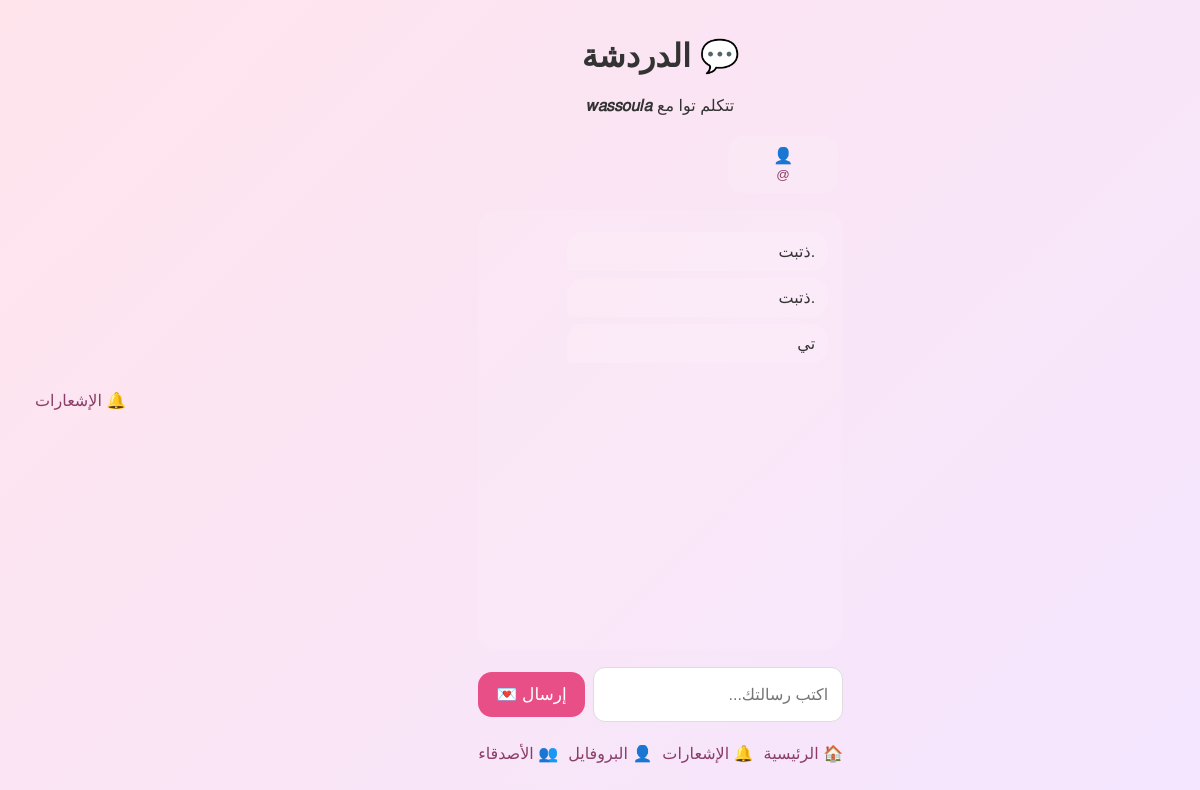
Screenshot of /chat/4 (signed in) with the database file from the repository.
### backup_before_full_game_1788328694/app.py (models this page shows)
class User(db.Model):
    id = db.Column(db.Integer, primary_key=True)
    player_id = db.Column(db.String(8), unique=True, nullable=False)
    username = db.Column(db.String(40), unique=True, nullable=False)
    name = db.Column(db.String(80), nullable=False)
    father_name = db.Column(db.String(80), nullable=False)
    email = db.Column(db.String(150), unique=True, nullable=False)
    password_hash = db.Column(db.String(255), nullable=False)

class Friendship(db.Model):
    __tablename__ = "friendships"
    id = db.Column(db.Integer, primary_key=True)
    requester_id = db.Column(
        db.Integer,
        db.ForeignKey("user.id"),
        nullable=False
    )
    receiver_id = db.Column(
        db.Integer,
        db.ForeignKey("user.id"),
        nullable=False
    )
    status = db.Column(
        db.String(20),
        nullable=False,
        default="pending"
    )
    created_at = db.Column(
        db.DateTime,
        default=datetime.utcnow
    )
    __table_args__ = (
        db.UniqueConstraint(
            "requester_id",
            "receiver_id",
            name="unique_friend_request"
        ),
    )

class ChatMessage(db.Model):
    __tablename__ = "chat_messages"
    id = db.Column(db.Integer, primary_key=True)
    sender_id = db.Column(
        db.Integer,
        db.ForeignKey("user.id"),
        nullable=False
    )
    receiver_id = db.Column(
        db.Integer,
        db.ForeignKey("user.id"),
        nullable=False
    )
    message = db.Column(
        db.Text,
        nullable=False
    )
    created_at = db.Column(
        db.DateTime,
        server_default=db.func.now()
    )

### backup_before_full_game_1788328694/app.py (the view)
@app.route("/chat/<int:user_id>")
@login_required
def private_chat(user_id):
    current_user = db.session.get(
        User,
        session["user_id"]
    )
    other_user = db.session.get(
        User,
        user_id
    )
    if not current_user or not other_user:
        flash("المستخدم غير موجود.")
        return redirect(url_for("chat"))
    if not are_friends(current_user.id, other_user.id):
        flash("تقدر تدردش مع أصدقائك فقط.")
        return redirect(url_for("chat"))
    messages = ChatMessage.query.filter(
        or_(
            and_(
                ChatMessage.sender_id == current_user.id,
                ChatMessage.receiver_id == other_user.id
            ),
            and_(
                ChatMessage.sender_id == other_user.id,
                ChatMessage.receiver_id == current_user.id
            )
        )
    ).order_by(
        ChatMessage.id.asc()
    ).all()
    friends_list = []
    try:
        friends_list = get_friendships(current_user.id)
    except Exception:
        friends_list = []
    return render_template(
        "chat.html",
        user=current_user,
        friends=friends_list,
        selected_user=other_user,
        messages=messages
    )

### backup_before_full_game_1788328694/app.py (called while the page is built)
def login_required(view):
    @wraps(view)
    def wrapped(*args, **kwargs):
        if "user_id" not in session:
            return redirect(url_for("login"))
        return view(*args, **kwargs)
    return wrapped

def get_friendships(user_id):
    return Friendship.query.filter(
        or_(
            and_(
                Friendship.requester_id == user_id,
                Friendship.status == "accepted"
            ),
            and_(
                Friendship.receiver_id == user_id,
                Friendship.status == "accepted"
            )
        )
    ).all()

def are_friends(user1_id, user2_id):
    if user1_id == user2_id:
        return False
    try:
        friendship = Friendship.query.filter(
            or_(
                and_(
                    Friendship.requester_id == user1_id,
                    Friendship.receiver_id == user2_id
                ),
                and_(
                    Friendship.requester_id == user2_id,
                    Friendship.receiver_id == user1_id
                )
            ),
            Friendship.status == "accepted"
        ).first()
        return friendship is not None
    except Exception:
        return False

### templates/chat.html (shortened to what this page needs)
<!doctype html>
<html lang="ar" dir="rtl">
<head>
<link
    rel="stylesheet"
    href="{{ url_for('static', filename='css/style.css') }}">
</head>
<body>
<div class="chat-page">
    <div class="chat-title">
        <h1>💬 الدردشة</h1>
        {% if selected_user %}
            <p>
                تتكلم توا مع
                <strong>
                    {{ selected_user.name }}
                </strong>
            </p>
        {% else %}
            <p>
                اختار صديق باش تبدأ الدردشة
            </p>
        {% endif %}
    </div>
    {% if friends %}
    <div class="chat-friends">
        {% for friend in friends %}
            <a
                class="chat-friend
                "
                href="{{ url_for('private_chat', user_id=friend.id) }}">
                <div>👤</div>
                <small>
                    @{{ friend.username }}
                </small>
            </a>
        {% endfor %}
    </div>
    {% endif %}
    {% if selected_user %}
    <div
        class="chat-box"
        id="chatBox">
        {% if messages %}
            {% for m in messages %}
                <div
                    class="msg
                    {% if m.sender_id == user.id %}
                    mine
                    {% else %}
                    theirs
                    {% endif %}"
                    data-message-id="{{ m.id }}">
                    {{ m.message }}
                </div>
            {% endfor %}
        {% endif %}
    </div>
    <form
        class="chat-form"
        id="chatForm">
        <input
            id="messageInput"
            type="text"
            maxlength="1000"
            autocomplete="off"
            placeholder="اكتب رسالتك..."
            required>
        <button
            class="btn"
            type="submit">
            إرسال 💌
        </button>
    </form>
    {% endif %}
    <div class="chat-nav">
        <a
            class="secondary-btn"
            href="{{ url_for('home') }}">
            🏠 الرئيسية
        </a>
        <a
            class="secondary-btn"
            href="/notifications">
            🔔 الإشعارات
        </a>
        <a
            class="secondary-btn"
            href="{{ url_for('profile') }}">
            👤 البروفايل
        </a>
        <a
            class="secondary-btn"
            href="{{ url_for('friends') }}">
            👥 الأصدقاء
        </a>
    </div>
</div>
<div style="text-align:center;margin:15px;">
<a class="secondary-btn" href="/notifications">
🔔 الإشعارات
</a>
</div>
</body>
</html>

### static/css/style.css (style rules this page uses)
* { box-sizing:border-box }
body { margin:0; min-height:100vh; display:flex; align-items:center; justify-content:center; font-family:Arial,sans-serif; background:linear-gradient(135deg,#ffe4ec,#f4e6ff); color:#333; padding:20px }
h1 { margin-top:0 }
input { width:100%; padding:14px; margin:7px 0; border:1px solid #ddd; border-radius:12px; font-size:16px }
.btn { display:block; width:100%; padding:14px; margin:12px 0; border:0; border-radius:14px; background:#e94f87; color:white; text-decoration:none; font-size:17px; cursor:pointer }
a { color:#8b3d68;text-decoration:none }

### templates/chat.html (style rules this page uses)
.chat-page { max-width:800px; margin:auto; padding:15px; }
.chat-title { text-align:center; margin-bottom:15px; }
.chat-friends { display:flex; gap:8px; overflow-x:auto; padding:5px; margin-bottom:12px; }
.chat-friend { text-decoration:none; min-width:110px; padding:10px; border-radius:15px; text-align:center; background:rgba(255,255,255,.10); }
.chat-box { height:55vh; overflow-y:auto; padding:15px; border-radius:20px; background:rgba(255,255,255,.08); }
.msg { max-width:78%; padding:10px 13px; margin:7px 0; border-radius:16px; word-wrap:break-word; }
.msg.theirs { margin-left:auto; background:rgba(255,255,255,.12); border-bottom-left-radius:5px; }
.chat-form { display:flex; gap:8px; margin-top:10px; }
.chat-form input { flex:1; min-width:0; }
.chat-form button { width:auto; padding:12px 18px; }
.chat-nav { display:flex; justify-content:center; gap:10px; margin-top:15px; flex-wrap:wrap; }

### rows the page displays
User: name "𝑤𝑎𝑠𝑠𝑜𝑢𝑙𝑎"
ChatMessage: message ".ذتبت"
ChatMessage: message ".ذتبت"
ChatMessage: message "تي"
